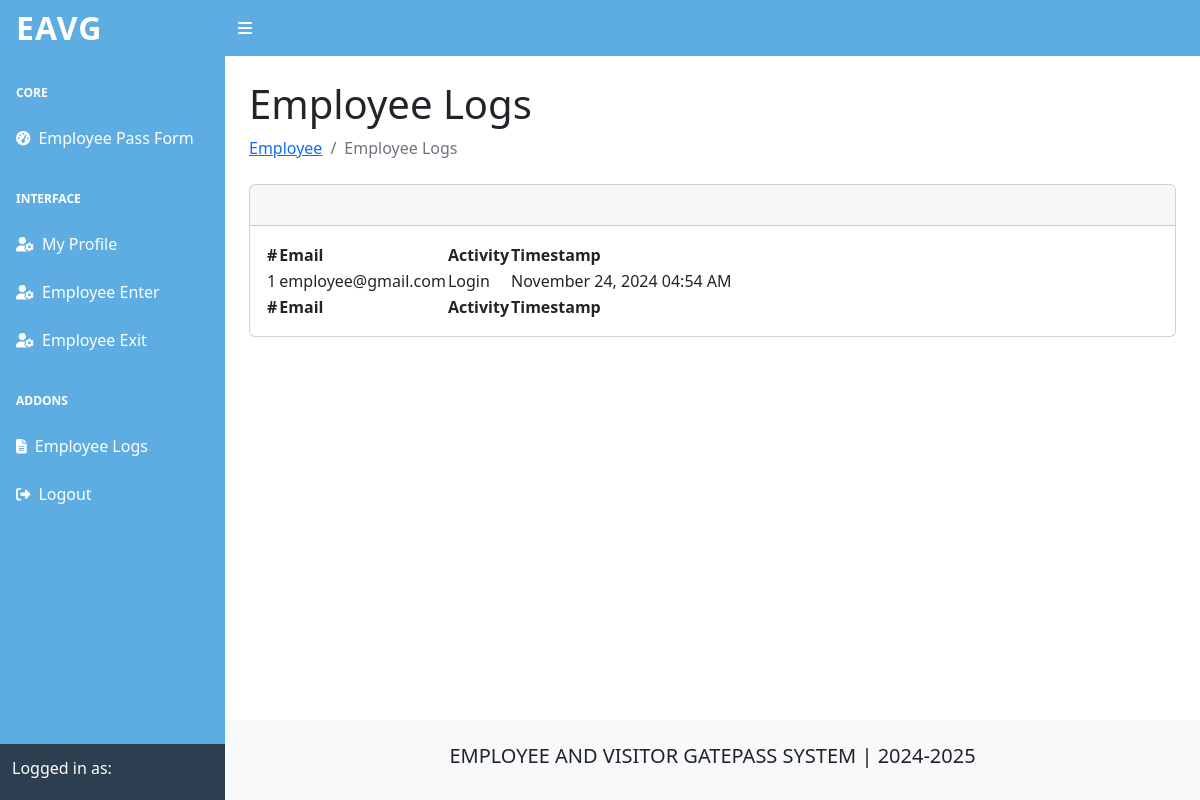
Page /employee/logs-employee.php on the committed database.
### tables this page shows
CREATE TABLE `employee_logs` (
  `id` int(11) NOT NULL,
  `email` varchar(100) NOT NULL,
  `activity` varchar(20) NOT NULL,
  `user_type` varchar(20) NOT NULL,
  `timestamp` timestamp NOT NULL DEFAULT current_timestamp()
);

### employee/logs-employee.php (the view)
<?php
    include('../includes/employee-header.php');
    $employee_logs = $connForLogs->query("SELECT * FROM `employee_logs`")->fetchAll(PDO::FETCH_ASSOC);
?>
<main>
    <div class="container-fluid px-4">
        <h1 class="mt-4">Employee Logs</h1>
        <ol class="breadcrumb mb-4">
            <li class="breadcrumb-item"><a href="employee.php">Employee</a></li>
            <li class="breadcrumb-item active">Employee Logs</li>
        </ol>
        <div class="card mb-4 mt-4">
            <div class="card-header">
                <br>
            </div>
            <div class="card-body">
                <table id="datatablesSimple">
                    <thead>
                        <tr>
                            <th>#</th>
                            <th>Email</th>
                            <th>Activity</th>
                            <th>Timestamp</th>
                        </tr>
                    </thead>
                    <tfoot>
                        <tr>
                            <th>#</th>
                            <th>Email</th>
                            <th>Activity</th>
                            <th>Timestamp</th>
                        </tr>
                    </tfoot>
                    <tbody>
                        <?php
                            $count = 1;
                            foreach ($employee_logs as $logs):
                            ?>
                            <tr>
                                <td><?php echo $count++; ?></td>
                                <td><?php echo ($logs['email']); ?></td>
                                <td><?php echo ($logs['activity']); ?></td>
                                <td><?php echo date('F j, Y h:i A', strtotime($logs['timestamp'])); ?></td>
                            </tr>
                        <?php endforeach; ?>
                    </tbody>
                </table>
            </div>
        </div>
    </div>
</main>
<?php include('../includes/footer.php');?>
<?php include('../includes/scripts.php');?>

### rows in the picture
employee_logs: email "employee@gmail.com", activity "Login", timestamp "November 24, 2024 04:54 AM"
